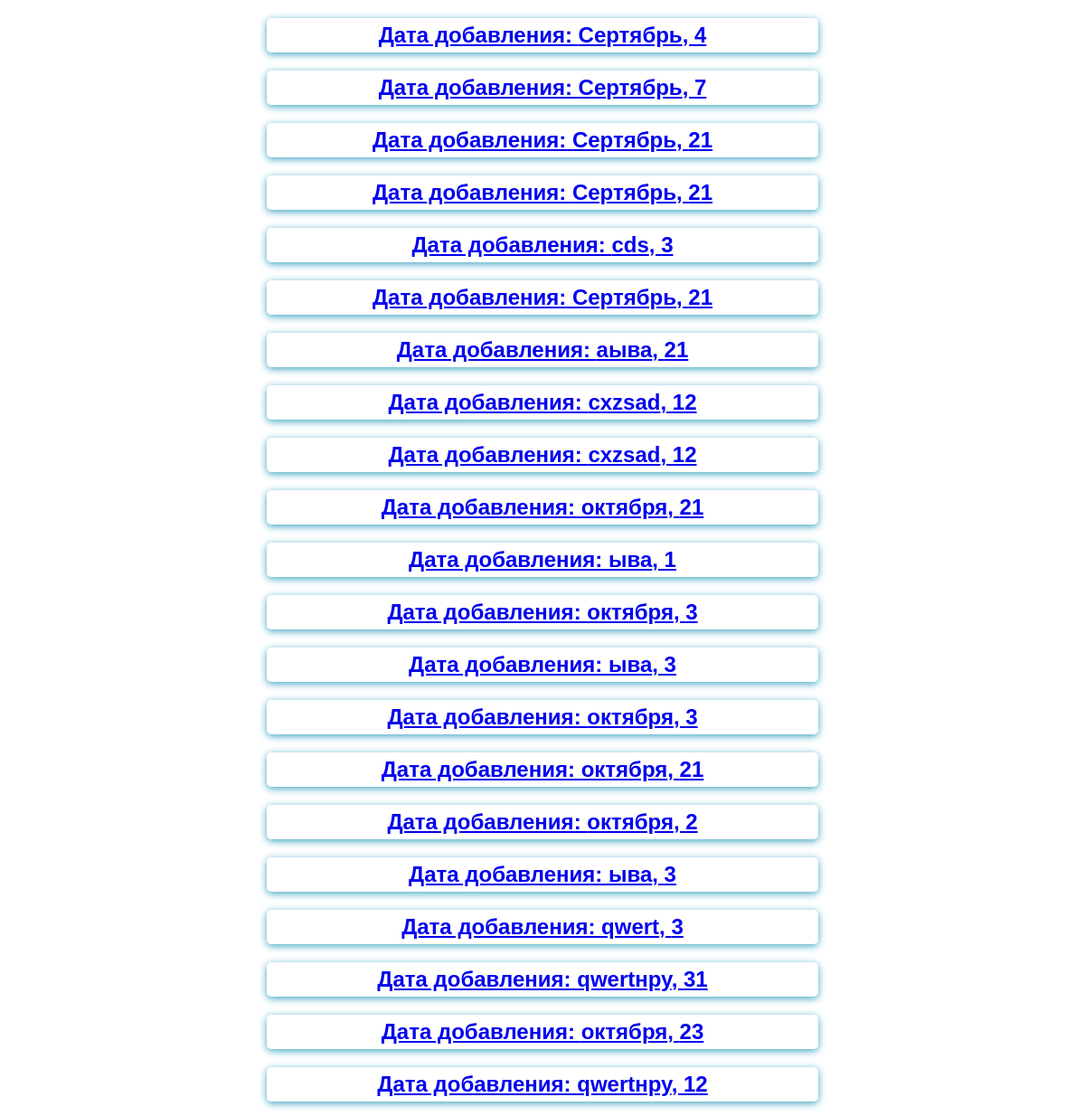
Before: /sizes-db/ with the older database file.
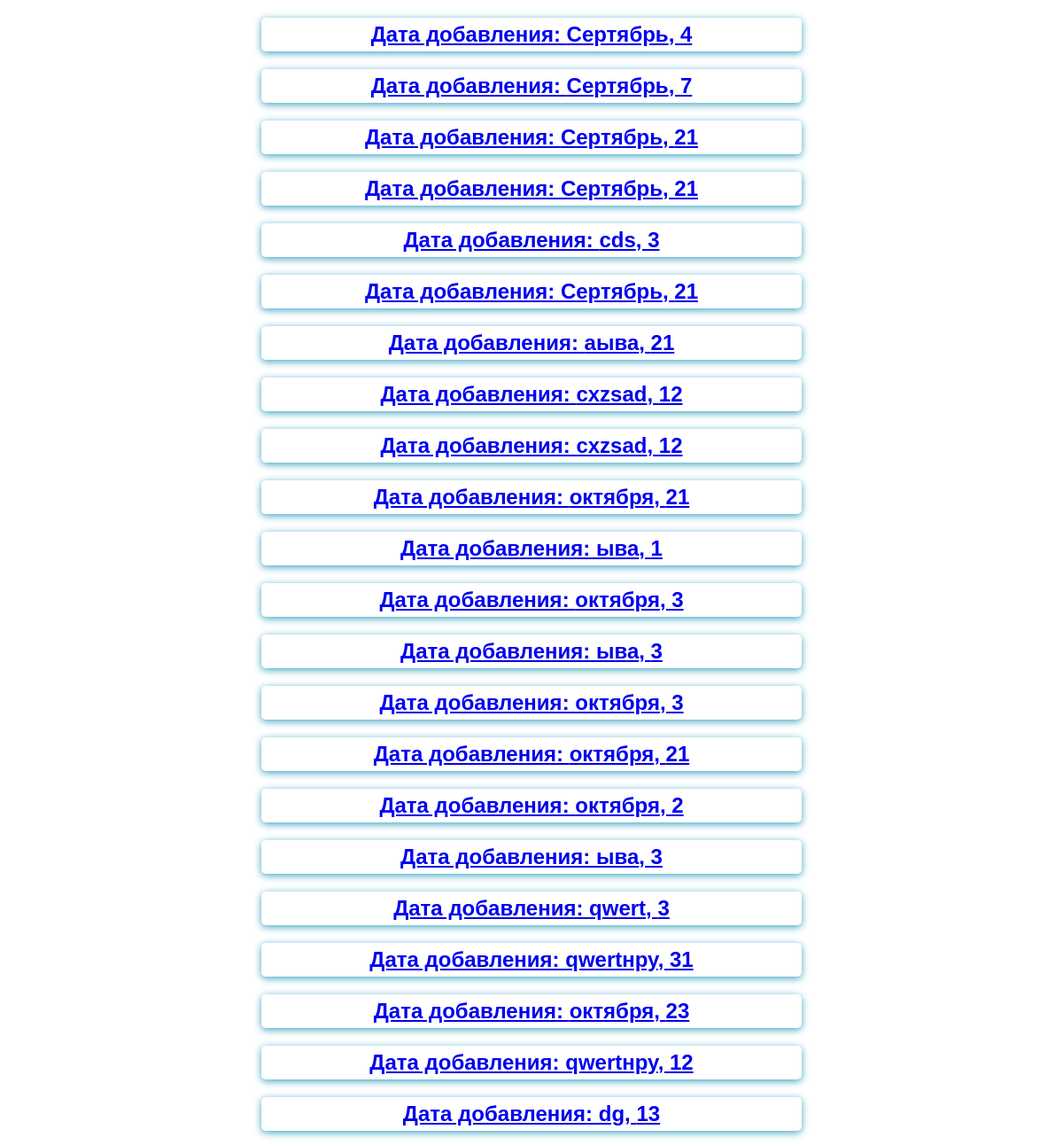
After: the same page with the newer database file.
### trainning_app/models.py (models this page shows)
class BodySize(models.Model):
    day = models.PositiveIntegerField(verbose_name='День', validators=[MinValueValidator(0),
                                       MaxValueValidator(31)])
    month = models.CharField(verbose_name='Месяц', max_length=10)
    biceps = models.PositiveIntegerField(verbose_name="Обхват бицепса", blank=True, null=True)
    breast = models.PositiveIntegerField(verbose_name="Обхват груди", blank=True, null=True)
    waist = models.PositiveIntegerField(verbose_name="Обхват талии", blank=True, null=True)
    buttocks = models.PositiveIntegerField(verbose_name="Обхват ягодиц", blank=True, null=True)
    hip = models.PositiveIntegerField(verbose_name="Обхват бедра", blank=True, null=True)

### trainning_app/views.py (the view)
# urls.py: path('sizes-db/', views.ListBodySize.as_view()),
class ListBodySize(ListView):
    template_name = 'trainning_app/list_sizes.html'
    model = BodySize
    context_object_name = 'sizes'
    def get_queryset(self):
        queryset = super().get_queryset()
        return  queryset

### trainning_app/templates/trainning_app/list_sizes.html (shortened to what this page needs)
{% extends 'trainning_app/base.html' %}
{% block content %}
    {% for size in sizes %}
        <div class="form-style {% if field.errors %} errors {% endif %}">
            <a href="{% url 'size-detail' pk=size.id %}"> <h2>Дата добавления: {{ size.month }}, {{ size.day }}</h2> </a>
        </div>
    {% endfor %}
{% endblock %}

Changed rows visible on the page:
added BodySize: month "dg", day "13"
